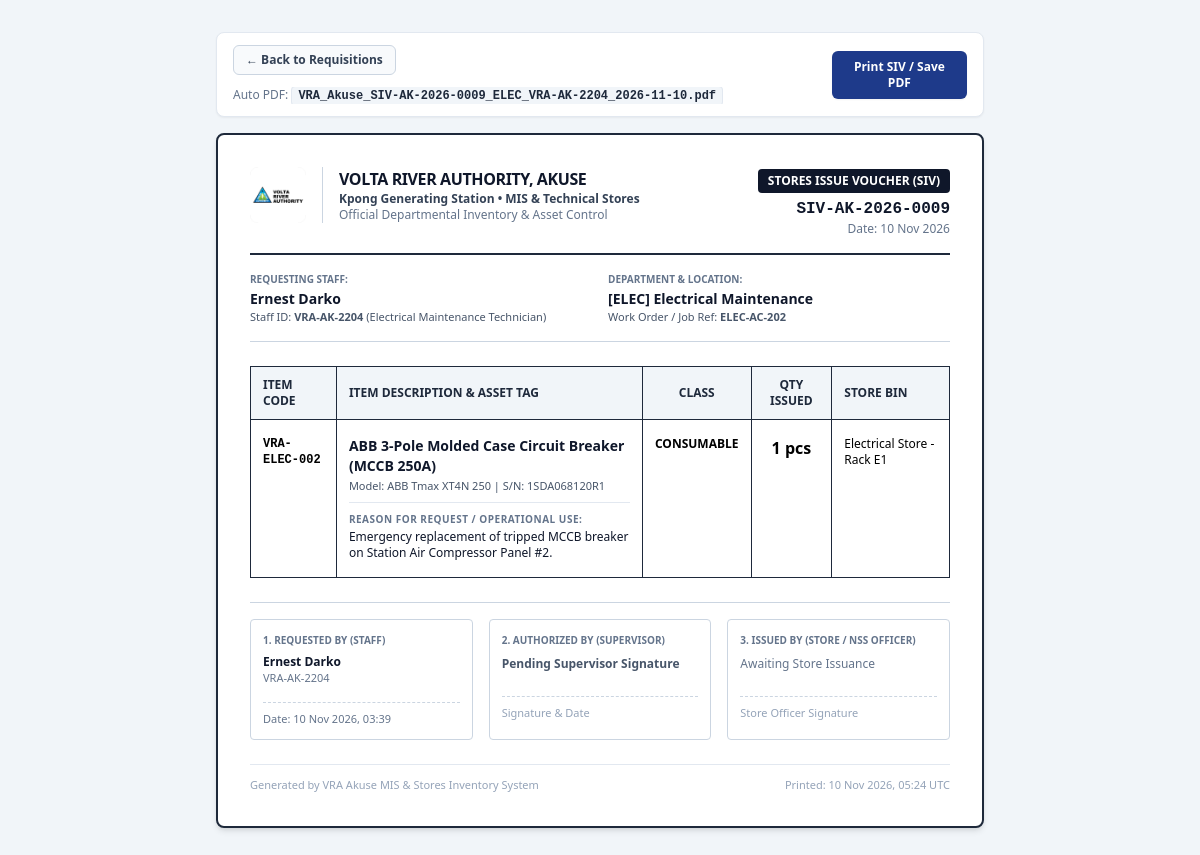
The app's page /voucher/9 (signed in) with its own data.
### app/models.py (models this page shows)
class Requisition(Base):
    __tablename__ = "requisitions"
    id = Column(Integer, primary_key=True, index=True)
    siv_number = Column(String(40), unique=True, index=True, nullable=False)  # e.g. SIV-AK-2026-0001
    requester_id = Column(Integer, ForeignKey("users.id"), nullable=False)
    department_id = Column(Integer, ForeignKey("departments.id"), nullable=False)
    item_id = Column(Integer, ForeignKey("inventory_items.id"), nullable=False)
    quantity = Column(Integer, nullable=False, default=1)
    purpose = Column(Text, nullable=False)
    job_card_ref = Column(String(80), nullable=True)  # e.g. WO-KGS-4412 or INC-MIS-809
    is_returnable = Column(Boolean, default=False)
    expected_return_date = Column(String(40), nullable=True)
    status = Column(String(40), nullable=False, default="PENDING_APPROVAL")
    requested_at = Column(DateTime, default=datetime.utcnow)
    approved_by_id = Column(Integer, ForeignKey("users.id"), nullable=True)
    approved_at = Column(DateTime, nullable=True)
    supervisor_remarks = Column(Text, nullable=True)
    issued_by_id = Column(Integer, ForeignKey("users.id"), nullable=True)
    issued_at = Column(DateTime, nullable=True)
    returned_at = Column(DateTime, nullable=True)
    requester = relationship("User", foreign_keys=[requester_id], back_populates="requisitions_requested")
    approved_by = relationship("User", foreign_keys=[approved_by_id], back_populates="requisitions_approved")
    issued_by = relationship("User", foreign_keys=[issued_by_id], back_populates="requisitions_issued")
    department = relationship("Department", back_populates="requisitions")
    item = relationship("InventoryItem", back_populates="requisitions")

class User(Base):
    __tablename__ = "users"
    id = Column(Integer, primary_key=True, index=True)
    staff_id = Column(String(30), unique=True, index=True, nullable=False)  # e.g. VRA-AK-1042 or NSS-AK-2026-08
    full_name = Column(String(120), nullable=False)
    email = Column(String(120), unique=True, nullable=False)
    phone = Column(String(30), nullable=True)
    role = Column(String(30), nullable=False, default="STAFF")
    job_title = Column(String(100), nullable=True)
    department_id = Column(Integer, ForeignKey("departments.id"), nullable=False)
    password_plain = Column(String(100), default="vra123")  # Simple demo auth + quick role switcher
    is_active = Column(Boolean, default=True)
    department = relationship("Department", back_populates="users")
    requisitions_requested = relationship(
        "Requisition", foreign_keys="Requisition.requester_id", back_populates="requester"
    )
    requisitions_approved = relationship(
        "Requisition", foreign_keys="Requisition.approved_by_id", back_populates="approved_by"
    )
    requisitions_issued = relationship(
        "Requisition", foreign_keys="Requisition.issued_by_id", back_populates="issued_by"
    )

class Department(Base):
    __tablename__ = "departments"
    id = Column(Integer, primary_key=True, index=True)
    code = Column(String(20), unique=True, index=True, nullable=False)
    name = Column(String(120), nullable=False)
    location = Column(String(120), default="VRA, Akuse")
    head_of_dept = Column(String(100), nullable=True)
    users = relationship("User", back_populates="department")
    items = relationship("InventoryItem", back_populates="owning_department")
    requisitions = relationship("Requisition", back_populates="department")

class InventoryItem(Base):
    __tablename__ = "inventory_items"
    id = Column(Integer, primary_key=True, index=True)
    item_code = Column(String(40), unique=True, index=True, nullable=False)  # e.g. VRA-MIS-001
    name = Column(String(150), nullable=False)
    category = Column(String(80), nullable=False)  # IT & Networking, Electrical Spares, Mechanical, PPE & Safety, Stationery, Medical/Hospital
    item_type = Column(String(30), nullable=False, default="CONSUMABLE")  # CONSUMABLE or ASSET
    brand_model = Column(String(120), nullable=True)
    serial_or_part_no = Column(String(100), nullable=True)
    vra_asset_tag = Column(String(80), nullable=True)
    unit = Column(String(30), nullable=False, default="pcs")  # pcs, boxes, meters, sets, rolls, packs
    quantity_on_hand = Column(Integer, nullable=False, default=0)
    reorder_level = Column(Integer, nullable=False, default=5)
    store_location = Column(String(120), nullable=False, default="MIS Store - Rack A1")
    condition = Column(String(40), nullable=False, default="New / Good")  # New / Good, Fair, Faulty, Under Repair
    department_id = Column(Integer, ForeignKey("departments.id"), nullable=True)
    notes = Column(Text, nullable=True)
    updated_at = Column(DateTime, default=datetime.utcnow, onupdate=datetime.utcnow)
    owning_department = relationship("Department", back_populates="items")
    requisitions = relationship("Requisition", back_populates="item")
    transactions = relationship("StockTransaction", back_populates="item")

### app/main.py (the view)
@app.get("/voucher/{req_id}", response_class=HTMLResponse)
def printable_siv_voucher(req_id: int, request: Request, db: Session = Depends(get_db)):
    current_user = get_authenticated_user(request, db)
    if not current_user:
        return RedirectResponse(url="/login", status_code=303)
    req = (
        db.query(Requisition)
        .options(
            joinedload(Requisition.requester),
            joinedload(Requisition.department),
            joinedload(Requisition.item),
            joinedload(Requisition.approved_by),
            joinedload(Requisition.issued_by),
        )
        .filter(Requisition.id == req_id)
        .first()
    )
    if not req:
        raise HTTPException(status_code=404, detail="Voucher not found")
    return templates.TemplateResponse(
        request,
        "voucher_print.html",
        {
            "request": request,
            "req": req,
            "printed_at": datetime.utcnow().strftime("%d %b %Y, %H:%M UTC"),
        },
    )

### app/templates/voucher_print.html (shortened to what this page needs)
<!DOCTYPE html>
<html lang="en">
<head>
  {% set pdf_filename = "VRA_Akuse_" ~ req.siv_number ~ "_" ~ req.department.code ~ "_" ~ req.requester.staff_id ~ "_" ~ req.requested_at.strftime('%Y-%m-%d') %}
  <script src="https://cdn.tailwindcss.com"></script>
</head>
<body class="bg-slate-100 py-4 sm:py-8 px-2 sm:px-4">
  <div class="max-w-3xl mx-auto mb-4 flex flex-col sm:flex-row sm:items-center justify-between gap-3 no-print bg-white border border-slate-200 p-3 sm:px-4 sm:py-3 rounded-lg shadow-sm">
    <div class="flex items-center gap-2 sm:gap-3 flex-wrap">
      <a href="/requisitions" class="text-xs font-semibold text-slate-700 hover:text-slate-900 bg-slate-50 hover:bg-slate-100 border border-slate-300 px-3 py-1.5 rounded-md transition-colors">
        &larr; Back to Requisitions
      </a>
      <div class="text-[11px] sm:text-xs text-slate-500 truncate">
        Auto PDF: <span class="font-mono font-semibold text-slate-800 bg-slate-100 px-1.5 py-0.5 rounded border border-slate-200">{{ pdf_filename }}.pdf</span>
      </div>
    </div>
    <button onclick="printVoucher()" class="w-full sm:w-auto bg-blue-900 hover:bg-blue-950 text-white text-xs font-semibold px-4 py-2 rounded-md shadow-sm transition-colors text-center">
      Print SIV / Save PDF
    </button>
  </div>
  <div class="print-sheet max-w-3xl mx-auto bg-white border sm:border-2 border-slate-800 rounded-lg p-4 sm:p-8 shadow-md">
    <div class="flex flex-col sm:flex-row sm:items-start justify-between border-b sm:border-b-2 border-slate-800 pb-4 gap-4">
      <div class="flex items-center gap-3 sm:gap-4">
        <img src="/static/vra_logo.png" alt="Volta River Authority Logo" class="h-10 sm:h-14 w-auto object-contain" />
        <div class="border-l border-slate-300 pl-3 sm:pl-4">
          <h1 class="text-sm sm:text-base font-extrabold tracking-tight text-slate-900 uppercase">Volta River Authority, Akuse</h1>
          <p class="text-[11px] sm:text-xs font-semibold text-slate-700">Kpong Generating Station • MIS &amp; Technical Stores</p>
          <p class="text-[10px] sm:text-xs text-slate-500">Official Departmental Inventory &amp; Asset Control</p>
        </div>
      </div>
      <div class="text-left sm:text-right pt-2 sm:pt-0 border-t sm:border-t-0 border-slate-200">
        <div class="inline-block bg-slate-900 text-white text-[10px] sm:text-xs font-bold uppercase px-2.5 py-1 rounded">
          Stores Issue Voucher (SIV)
        </div>
        <div class="font-mono text-sm sm:text-base font-extrabold text-slate-900 mt-1">{{ req.siv_number }}</div>
        <div class="text-[11px] sm:text-xs text-slate-500">Date: {{ req.requested_at.strftime('%d %b %Y') }}</div>
      </div>
    </div>
    <div class="grid grid-cols-1 sm:grid-cols-2 gap-3 sm:gap-4 py-3 sm:py-4 border-b border-slate-300 text-xs">
      <div>
        <div class="text-slate-500 uppercase font-semibold text-[10px]">Requesting Staff:</div>
        <div class="text-xs sm:text-sm font-bold text-slate-900 mt-0.5">{{ req.requester.full_name }}</div>
        <div class="text-slate-600 text-[11px]">Staff ID: <strong>{{ req.requester.staff_id }}</strong> ({{ req.requester.job_title }})</div>
      </div>
      <div>
        <div class="text-slate-500 uppercase font-semibold text-[10px]">Department &amp; Location:</div>
        <div class="text-xs sm:text-sm font-bold text-slate-900 mt-0.5">[{{ req.department.code }}] {{ req.department.name }}</div>
        <div class="text-slate-600 text-[11px]">Work Order / Job Ref: <strong>{{ req.job_card_ref or 'Standard Departmental Request' }}</strong></div>
      </div>
    </div>
    <div class="my-4 sm:my-6 overflow-x-auto">
      <table class="w-full border-collapse border border-slate-800 text-xs min-w-[500px]">
        <thead>
          <tr class="bg-slate-100 border-b border-slate-800 text-slate-800 uppercase text-[10px] sm:text-xs">
            <th class="border-r border-slate-800 py-2 sm:py-2.5 px-2.5 sm:px-3 text-left">Item Code</th>
            <th class="border-r border-slate-800 py-2 sm:py-2.5 px-2.5 sm:px-3 text-left">Item Description &amp; Asset Tag</th>
            <th class="border-r border-slate-800 py-2 sm:py-2.5 px-2.5 sm:px-3 text-center">Class</th>
            <th class="border-r border-slate-800 py-2 sm:py-2.5 px-2.5 sm:px-3 text-center">Qty Issued</th>
            <th class="py-2 sm:py-2.5 px-2.5 sm:px-3 text-left">Store Bin</th>
          </tr>
        </thead>
        <tbody>
          <tr>
            <td class="border-r border-slate-800 py-3 sm:py-4 px-2.5 sm:px-3 font-mono font-bold align-top">{{ req.item.item_code }}</td>
            <td class="border-r border-slate-800 py-3 sm:py-4 px-2.5 sm:px-3 align-top">
              <div class="font-bold text-slate-900 text-xs sm:text-sm">{{ req.item.name }}</div>
              <div class="text-slate-600 text-[11px] mt-0.5">
                Model: {{ req.item.brand_model or 'N/A' }} | S/N: {{ req.item.serial_or_part_no or 'N/A' }}
              </div>
              <div class="mt-2 pt-2 border-t border-slate-200">
                <span class="font-bold uppercase text-[9px] sm:text-[10px] text-slate-500 tracking-wider">Reason for Request / Operational Use:</span>
                <div class="text-slate-900 font-medium text-xs mt-0.5">{{ req.purpose }}</div>
              </div>
            </td>
            <td class="border-r border-slate-800 py-3 sm:py-4 px-2.5 sm:px-3 text-center font-semibold align-top">{{ req.item.item_type }}</td>
            <td class="border-r border-slate-800 py-3 sm:py-4 px-2.5 sm:px-3 text-center font-extrabold text-sm sm:text-base align-top">{{ req.quantity }} {{ req.item.unit }}</td>
            <td class="py-3 sm:py-4 px-2.5 sm:px-3 align-top">{{ req.item.store_location }}</td>
          </tr>
        </tbody>
      </table>
    </div>
    <div class="grid grid-cols-1 sm:grid-cols-3 gap-3 sm:gap-4 pt-3 sm:pt-4 border-t border-slate-300 text-xs">
      <div class="border border-slate-300 rounded p-2.5 sm:p-3">
        <div class="font-bold uppercase text-slate-500 text-[9px] sm:text-[10px]">1. Requested By (Staff)</div>
        <div class="font-bold text-slate-900 mt-1.5 text-xs">{{ req.requester.full_name }}</div>
        <div class="text-slate-500 text-[11px]">{{ req.requester.staff_id }}</div>
        <div class="mt-3 sm:mt-4 pt-2 border-t border-dashed border-slate-300 text-[10px] sm:text-[11px] text-slate-500">
          Date: {{ req.requested_at.strftime('%d %b %Y, %H:%M') }}
        </div>
      </div>
      <div class="border border-slate-300 rounded p-2.5 sm:p-3">
        <div class="font-bold uppercase text-slate-500 text-[9px] sm:text-[10px]">2. Authorized By (Supervisor)</div>
        {% if req.approved_by %}
          <div class="font-bold text-slate-900 mt-1.5 text-xs">{{ req.approved_by.full_name }}</div>
          <div class="text-slate-500 text-[11px]">{{ req.approved_by.job_title }}</div>
          <div class="mt-3 sm:mt-4 pt-2 border-t border-dashed border-slate-300 text-[10px] sm:text-[11px] text-slate-800 font-semibold">
            {{ req.status }} ({{ req.approved_at.strftime('%d %b %Y') if req.approved_at else '' }})
          </div>
        {% else %}
          <div class="mt-2 text-slate-600 font-semibold text-xs">Pending Supervisor Signature</div>
          <div class="mt-4 sm:mt-6 pt-2 border-t border-dashed border-slate-300 text-[10px] sm:text-[11px] text-slate-400">Signature &amp; Date</div>
        {% endif %}
      </div>
      <div class="border border-slate-300 rounded p-2.5 sm:p-3">
        <div class="font-bold uppercase text-slate-500 text-[9px] sm:text-[10px]">3. Issued By (Store / NSS Officer)</div>
        {% if req.issued_by %}
          <div class="font-bold text-slate-900 mt-1.5 text-xs">{{ req.issued_by.full_name }}</div>
          <div class="text-slate-500 text-[11px]">{{ req.issued_by.staff_id }}</div>
          <div class="mt-3 sm:mt-4 pt-2 border-t border-dashed border-slate-300 text-[10px] sm:text-[11px] text-slate-800 font-semibold">
            ISSUED: {{ req.issued_at.strftime('%d %b %Y, %H:%M') if req.issued_at else '' }}
          </div>
        {% else %}
          <div class="mt-2 text-slate-500 text-xs">Awaiting Store Issuance</div>
          <div class="mt-4 sm:mt-6 pt-2 border-t border-dashed border-slate-300 text-[10px] sm:text-[11px] text-slate-400">Store Officer Signature</div>
        {% endif %}
      </div>
    </div>
    <div class="mt-4 sm:mt-6 pt-2 sm:pt-3 border-t border-slate-200 flex flex-col sm:flex-row items-start sm:items-center justify-between text-[10px] sm:text-[11px] text-slate-400 gap-1">
      <span>Generated by VRA Akuse MIS &amp; Stores Inventory System</span>
      <span>Printed: {{ printed_at }}</span>
    </div>
  </div>
</body>
</html>

### records on screen
Requisition: siv_number "SIV-AK-2026-0009", requested_at "10 Nov 2026", job_card_ref "ELEC-AC-202", purpose "Emergency replacement of tripped MCCB breaker on Station Air Compressor Panel #2.", quantity "1", requested_at "10 Nov 2026, 03:39"
User: requester.full_name "Ernest Darko", requester.staff_id "VRA-AK-2204", requester.job_title "Electrical Maintenance Technician"
Department: department.code "ELEC", department.name "Electrical Maintenance"
InventoryItem: item.item_code "VRA-ELEC-002", item.name "ABB 3-Pole Molded Case Circuit Breaker (MCCB 250A)", item "ABB Tmax XT4N 250", item "1SDA068120R1", item.item_type "CONSUMABLE", item.unit "pcs", item.store_location "Electrical Store - Rack E1"

### other values on screen
{{ pdf_filename }} "VRA_Akuse_SIV-AK-2026-0009_ELEC_VRA-AK-2204_2026-11-10"
{{ printed_at }} "10 Nov 2026, 05:24 UTC"
